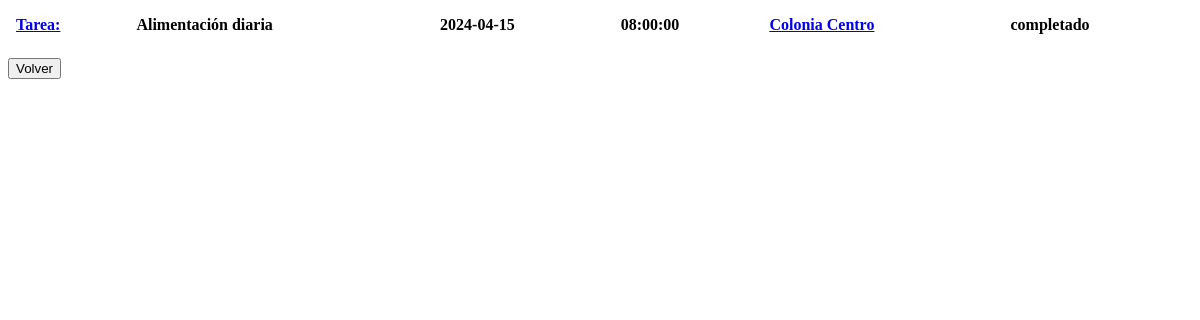
The page /BD24550587/consulta_lista_tareas.php (signed in) on the database as committed earlier.
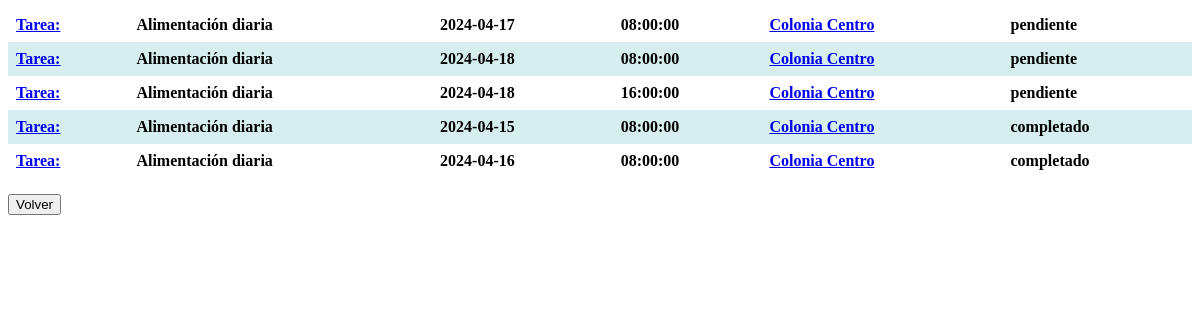
The same page on the database as committed later.
### tables this page shows
CREATE TABLE TRABAJO(
    idTrabajo INT PRIMARY KEY AUTO_INCREMENT,
    descripcion TEXT,
    fecha DATE,
    hora TIME,
    estado VARCHAR(100),
    comentario VARCHAR(400),
    idMarcaComida INT,
    idColonia INT NOT NULL,
    idVoluntario INT NOT NULL,
    CONSTRAINT FK_trabajo_marcacomida
        FOREIGN KEY (idMarcaComida) REFERENCES MARCACOMIDA(idMarcaComida),
    CONSTRAINT FK_trabajo_colonia
        FOREIGN KEY (idColonia) REFERENCES COLONIA_FELINA(idColonia),
    CONSTRAINT FK_trabajo_voluntario
        FOREIGN KEY (idVoluntario) REFERENCES VOLUNTARIO(idVoluntario)
);

CREATE TABLE COLONIA_FELINA(
    idColonia INT PRIMARY KEY AUTO_INCREMENT,
    nombre VARCHAR(200) NOT NULL,
    descripcion TEXT,
    coordenadas VARCHAR(200) NOT NULL,
    lugarReferencia VARCHAR(200),
    numeroGatos INT DEFAULT 0,
    idGrupoTrabajo INT,
    CONSTRAINT FK_colonia_grupotrabajo
        FOREIGN KEY (idGrupoTrabajo) REFERENCES GRUPO_TRABAJO(idGrupoTrabajo)
);

### BD24550587/consulta_lista_tareas.php (the view, shortened to what this page needs)
<?php
$con = mysqli_connect("localhost", "root", "", "BD2_Prac2");
$consulta=" SELECT t.idTrabajo, t.descripcion, fecha, hora, estado, c.nombre as nombreColonia, c.idColonia
            FROM PERSONA p
            JOIN VOLUNTARIO v ON p.idPersona = v.idPersona
            JOIN TRABAJO t ON v.idVoluntario = t.idVoluntario
            JOIN COLONIA_FELINA c ON c.idColonia = t.idColonia
            WHERE p.idPersona = ".$_SESSION['idPersona']."
            ORDER BY estado DESC, fecha ASC, hora ASC
            ";
$resultat = mysqli_query($con, $consulta);
$registre = mysqli_fetch_array($resultat);
if(is_null($registre)){
    $cad= 'No se encontraron tareas';
    echo $cad;
}else{
    echo "<p><table>";
        echo "<tr>";
        $cad=   '<th><a href="consulta_tarea.php?tarea='.$registre["idTrabajo"].'" >Tarea:</a></th>'.
                '<th>'.$registre["descripcion"].'</th>'.
                '<th>'.$registre["fecha"].'</th>'.
                '<th>'.$registre["hora"].'</th>'.
                '<th><a href="../BD249482420/info_colonia.php?id='.$registre["idColonia"].'" >'.$registre["nombreColonia"].'</a></th>'.
                '<th>'.$registre["estado"].'</th>';
        echo $cad;
        echo "</tr>";
    while ($registre=mysqli_fetch_array($resultat)) {
        echo "<tr>";
        $cad=   '<th><a href="consulta_tarea.php?tarea='.$registre["idTrabajo"].'" >Tarea:</a></th>'.
                '<th>'.$registre["descripcion"].'</th>'.
                '<th>'.$registre["fecha"].'</th>'.
                '<th>'.$registre["hora"].'</th>'.
                '<th><a href="../BD249482420/info_colonia.php?id='.$registre["idColonia"].'" >'.$registre["nombreColonia"].'</a></th>'.
                '<th>'.$registre["estado"].'</th>';
        echo $cad;
        echo "</tr>";
    }
    echo "</table></p>";
}
echo'<p><button onclick="document.location=\'../menu.php\'">Volver</button></p>';
?>

Rows that differ between the two databases and show on the page:
now on this page (row edited): trabajo: descripcion "Alimentación diaria", fecha "2024-04-17", hora "08:00:00", estado "pendiente"
now on this page (row unchanged): colonia_felina: nombre "Colonia Centro"
now on this page (row edited): trabajo: descripcion "Alimentación diaria", fecha "2024-04-18", hora "08:00:00", idColonia.nombre "Colonia Centro", estado "pendiente"
now on this page (row edited): trabajo: descripcion "Alimentación diaria", fecha "2024-04-18", hora "16:00:00", idColonia.nombre "Colonia Centro", estado "pendiente"
now on one of the page's lists (row edited): trabajo: descripcion "Alimentación diaria", fecha "2024-04-15", hora "08:00:00", idColonia.nombre "Colonia Centro", estado "completado"
now on this page (row edited): trabajo: descripcion "Alimentación diaria", fecha "2024-04-16", hora "08:00:00", idColonia.nombre "Colonia Centro", estado "completado"
Other text that changed with them:
$registre["fecha"]: "2024-04-15" → "2024-04-17"
$registre["estado"]: "completado" → "pendiente"
